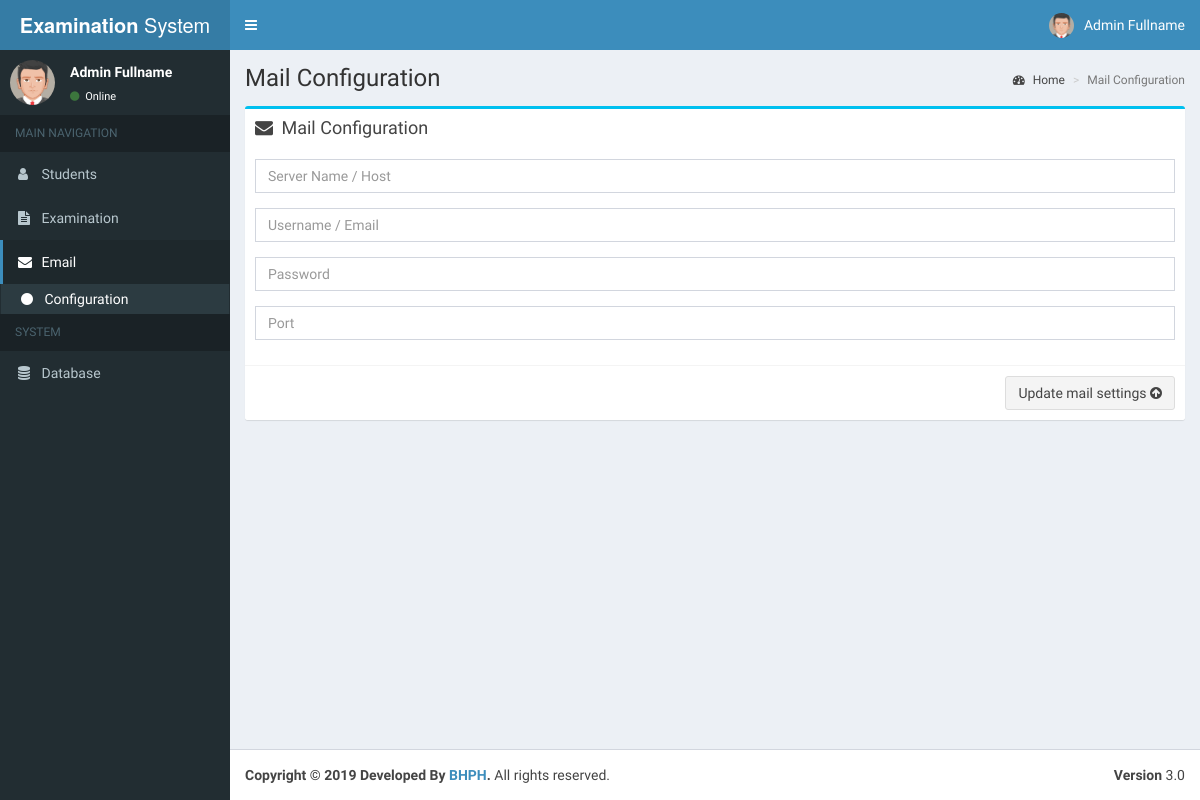
Before: /System/admin/email_config.php (signed in) with the older database file.
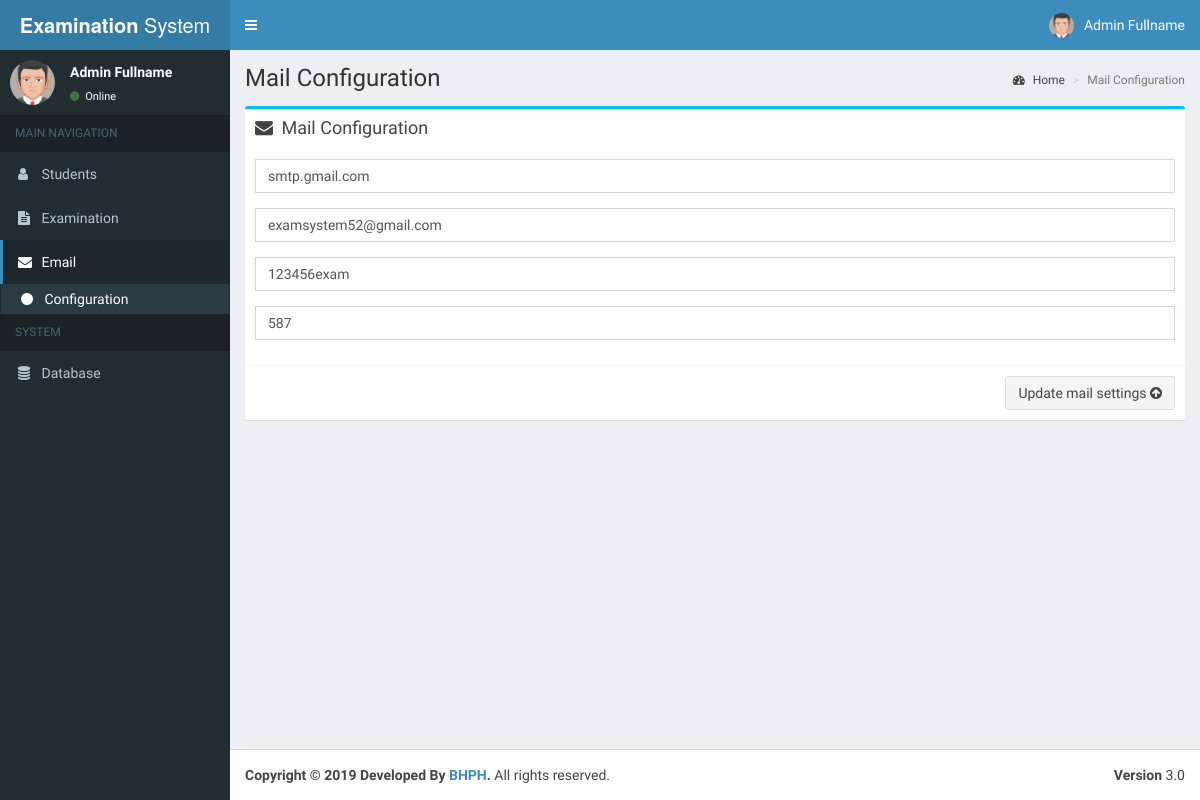
After: the same page with the newer database file.
### tables this page shows
CREATE TABLE IF NOT EXISTS `school_mail` (
  `servername` varchar(255) NOT NULL,
  `username` varchar(255) NOT NULL,
  `password` varchar(255) NOT NULL,
  `port` int(255) NOT NULL,
  UNIQUE KEY `servername` (`servername`)
);

### System/admin/email_config.php (the view, shortened to what the changed rows need)
<?php
	include '../db_config/connection.php';
	$sql = "SELECT * FROM school_mail";
$result = $conn->query($sql);
if ($result->num_rows > 0) {
    while($row = $result->fetch_assoc()) {
       $mserver = $row['servername'];
	   $musername = $row['username'];
	   $mpassword = $row['password'];
	   $mport = $row['port'];
    }
} else {
}
?>
<!DOCTYPE html>
<html>
<head>
  <link rel="stylesheet" href="../bootstrap/css/bootstrap.min.css">
  <link rel="stylesheet" href="https://cdnjs.cloudflare.com/ajax/libs/font-awesome/4.5.0/css/font-awesome.min.css">
  <link rel="stylesheet" href="https://cdnjs.cloudflare.com/ajax/libs/ionicons/2.0.1/css/ionicons.min.css">
  <link rel="stylesheet" href="../dist/css/AdminLTE.min.css">
  <link rel="stylesheet" href="../dist/css/skins/_all-skins.min.css">
  <link rel="stylesheet" href="../plugins/iCheck/flat/blue.css">
  <link rel="stylesheet" href="../plugins/morris/morris.css">
  <link rel="stylesheet" href="../plugins/jvectormap/jquery-jvectormap-1.2.2.css">
  <link rel="stylesheet" href="../plugins/datepicker/datepicker3.css">
  <link rel="stylesheet" href="../plugins/daterangepicker/daterangepicker.css">
  <link rel="stylesheet" href="../plugins/bootstrap-wysihtml5/bootstrap3-wysihtml5.min.css">
</head>
<body class="hold-transition skin-blue sidebar-mini">
<div class="wrapper">
  <div class="content-wrapper">
    <section class="content-header">
      <h1>
        Mail Configuration
      </h1>
    </section>
    <section class="content">
      <div class="row">
        <section class="col-lg-12">
          <div class="box box-info">
            <div class="box-body">
              <form action="up_mail.php" method="post">
                <div class="form-group">
                  <input type="text" class="form-control" name="server"  value="<?php echo"$mserver"; ?>" placeholder="Server Name / Host" required>
                </div>
                <div class="form-group">
                  <input type="email" class="form-control" name="email"  value="<?php echo"$musername"; ?>" placeholder="Username / Email" required>
                </div>
				 <div class="form-group">
                  <input type="text" class="form-control" name="password"  value="<?php echo"$mpassword"; ?>" placeholder="Password" required>
                </div>
				<div class="form-group">
                  <input type="text" class="form-control" name="port"  value="<?php echo"$mport"; ?>" placeholder="Port" required>
                </div>
            </div>
          </div>
        </section>
      </div>
    </section>
  </div>
</div>
</body>
</html>

Changed rows visible on the page:
added school_mail: server "smtp.gmail.com", email "examsystem52@gmail.com", password "123456exam", port "587"
